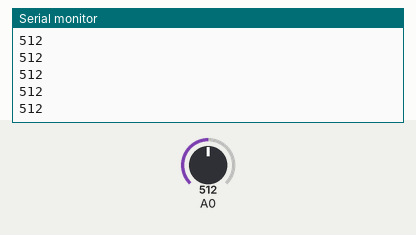
This sketch was run on a simulated Arduino Uno, built with avr-gcc and run on an emulated ATmega328P. Shown: the last lines printed to the serial monitor. Inputs (shaded band) come from the test bench; at power-on: A0 = 512.

Above: at 1.2 s.
1.3 s: A0 set to 716
At 2.1 s:
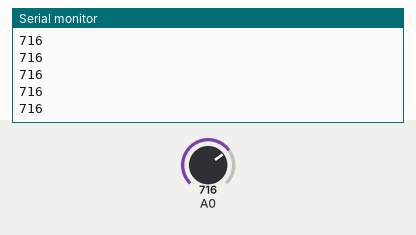
2.8 s: A0 set to 900
At 3.9 s:
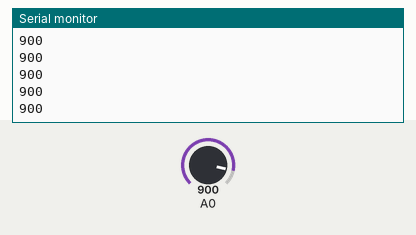
Timing chart, 0 to 5.8 s (numbered marks = the images above; inputs shaded):
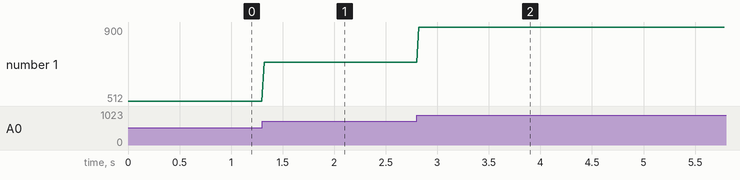

The sketch:

midi_footswitch_read.ino
```cpp
#include <Adafruit_NeoPixel.h>

// NEOPIXEL Setup
byte NUM_PIXELS = 8;
Adafruit_NeoPixel neoPixel(NUM_PIXELS, 2, NEO_GRB + NEO_KHZ800);
// Global Variables
int pressCount = 0;
int pressTol = 10;
int tolerance = 2;
int pressValue = 0;
int releaseValue = 0;
int rampTol = 5;
int colorIdx = 0;
int pitch = 42;

// -----------------------------------------------------------------------------
void setup() {
  Serial.begin(9600);
  pinMode(A0, INPUT_PULLUP);
  // neoPixel.begin();           // INITIALIZE NeoPixel strip object (REQUIRED)
  // neoPixel.show();            // Turn OFF all pixels ASAP
  // neoPixel.setBrightness(50); // Set BRIGHTNESS to about 1/5 (max = 255)
}
// -----------------------------------------------------------------------------
void loop() {
  int sensorValue = analogRead(A0);
  // lightNeoPixel(0, n, 0);
  // print out the value you read:
  Serial.println(sensorValue);
  delay(20);        // delay in between reads for stability
}
// ----------------------------------------------------------------------------------
// LED FUNCTIONS
// ----------------------------------------------------------------------------------
void clearNeoPixel() {
  for(int i = 0; i<NUM_PIXELS; i++){
    neoPixel.setPixelColor(i, 0x000000);
    neoPixel.show();
  }
}

void lightNeoPixel(int startIndex, int nPixels, int colorIdx) {
  for(int i=startIndex;i<startIndex+nPixels;i++){
    neoPixel.setPixelColor(i, colorWheel(colorIdx));
    neoPixel.show();
  }
}

uint32_t colorWheel(byte WheelPos) {
  WheelPos = 255 - WheelPos;
  if(WheelPos < 85) {
    return neoPixel.Color(255 - WheelPos * 3, 0, WheelPos * 3);
  }
  if(WheelPos < 170) {
    WheelPos -= 85;
    return neoPixel.Color(0, WheelPos * 3, 255 - WheelPos * 3);
  }
  WheelPos -= 170;
  return neoPixel.Color(WheelPos * 3, 255 - WheelPos * 3, 0);
}

uint32_t dimColor(uint32_t color, uint8_t width) {
   return (((color&0xFF0000)/width)&0xFF0000) + (((color&0x00FF00)/width)&0x00FF00) + (((color&0x0000FF)/width)&0x0000FF);
}
```

Measured:
- after the input at 1.3 s, the serial monitor: prints a new line at once (image 1)
- after the input at 2.8 s, the serial monitor: prints a new line at once (image 2)
- plotted number 1: 512 → 716 after the input at 1.3 s, 716 → 900 after the input at 2.8 s
